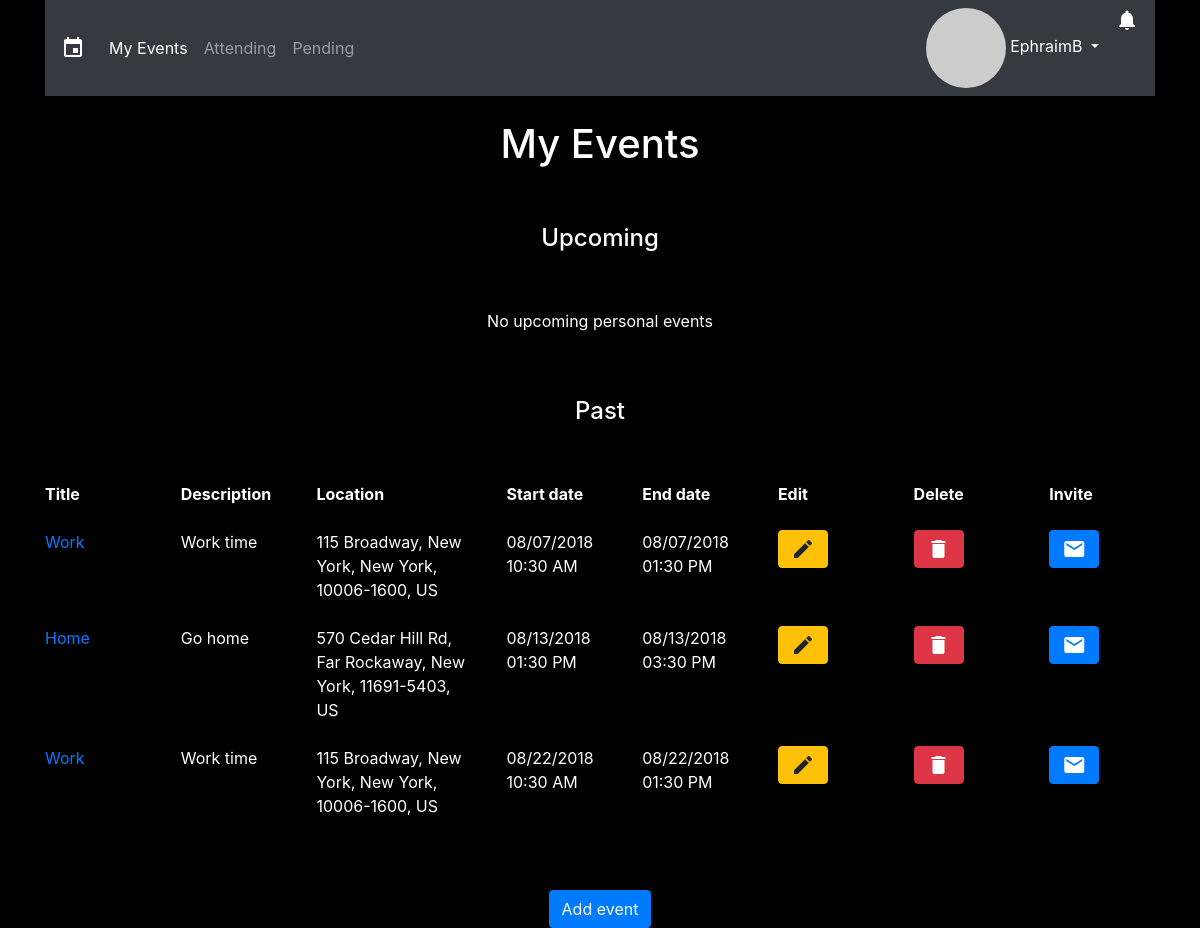
/index.php (signed in), run on the app's committed database.
### tables this page shows
CREATE TABLE `userevents` (
  `id` int(11) NOT NULL,
  `event_id` int(11) NOT NULL,
  `user_id` int(11) NOT NULL
);

CREATE TABLE `events` (
  `event_id` int(11) NOT NULL,
  `title` varchar(50) NOT NULL,
  `description` varchar(255) NOT NULL,
  `location` varchar(255) NOT NULL,
  `startDate` datetime NOT NULL,
  `endDate` datetime NOT NULL
);

### index.php (the view, shortened to what this page needs)
<?php
global $link;
$session_username = $_SESSION['username'];
$emailQuery = "SELECT email FROM users WHERE username='$session_username'";
$emailResult = mysqli_query($link, $emailQuery);
$email = mysqli_fetch_array($emailResult)[0];
$email_hash = md5(strtolower(trim($email)));
$session_user_id = $_SESSION['user_id'];
$upcomingQuery = "SELECT * FROM events LEFT OUTER JOIN userevents ON events.event_id=userevents.event_id LEFT OUTER JOIN users ON userevents.user_id=users.user_id WHERE userevents.user_id='$session_user_id' AND events.endDate >= NOW()";
$upcomingResult = mysqli_query($link, $upcomingQuery);
$passedQuery = "SELECT * FROM events LEFT OUTER JOIN userevents ON events.event_id=userevents.event_id LEFT OUTER JOIN users ON userevents.user_id=users.user_id WHERE userevents.user_id='$session_user_id' AND events.startDate <= NOW()";
$passedResult = mysqli_query($link, $passedQuery);
$notificationsCount_query = "SELECT COUNT(*) FROM notifications WHERE user_id='$session_user_id' AND cleared=0";
$notificationsCount_result = mysqli_query($link, $notificationsCount_query);
$notifications = mysqli_fetch_array($notificationsCount_result)[0];
$darkTheme_query = "SELECT darkTheme FROM users WHERE user_id='$session_user_id'";
$darkTheme_result = mysqli_query($link, $darkTheme_query);
$darkTheme = mysqli_fetch_array($darkTheme_result)[0];
?>
<!DOCTYPE html>
<html>
  <head>
    <link rel="stylesheet" href="https://stackpath.bootstrapcdn.com/bootstrap/4.1.1/css/bootstrap.min.css">
    <link rel="stylesheet" href="css/style.css">
  </head>
	<?php
	if($darkTheme == 0){
	?>
  <body>
	<?php
	}
	else if($darkTheme == 1){
	?>
	<body style="background-color: black; color: white">
	<?php
	}
	?>
    <div class="container">
			<?php
			if($darkTheme == 0){
			?>
      	<nav class="navbar navbar-expand-lg navbar-light bg-light">
			<?php
			}
			else if($darkTheme == 1){
			?>
				<nav class="navbar navbar-expand-lg navbar-dark bg-dark">
			<?php
			}
			?>
        <span class="navbar-brand mb-0 h1 material-icons">event</span>
        <div class="collapse navbar-collapse" id="navbarSupportedContent">
          <ul class="navbar-nav mr-auto">
            <li class="nav-item active">
              <a class="nav-link" href="index.php">My Events <span class="sr-only">(current)</span></a>
            </li>
						<li class="nav-item">
							<a class="nav-link" href="attending.php">Attending</a>
						</li>
						<li class="nav-item">
							<a class="nav-link" href="pending.php">Pending</a>
						</li>
          </ul>
          <ul class="navbar-nav mr-right">
            <div class="dropdown">
							<?php
							if($darkTheme == 0){
							?>
              	<a class="nav-item dropdown dropdown-toggle text-dark" href="#" role="button" id="dropdownMenuLink" data-toggle="dropdown" aria-haspopup="true" aria-expanded="false">
							<?php
							}
							else if($darkTheme == 1){
							?>
								<a class="nav-item dropdown dropdown-toggle text-white" href="#" role="button" id="dropdownMenuLink" data-toggle="dropdown" aria-haspopup="true" aria-expanded="false">
							<?php
							}
							if(!isset($_SESSION['facebookPicture'])){
							?>
								<img class="align-middle circle-img" src="https://www.gravatar.com/avatar/<?php echo $email_hash ?>?s=30">&nbsp;<?php echo $_SESSION['username']; ?>
								<?php
								}
								?>
							</a>
            </div>
						<div class="dropdown">
							<?php
							if($notifications == 0){
								if($darkTheme == 0){
							?>
									<a class="nav-item dropdown text-dark material-icons" href="#" role="button" id="notificationsMenuLink" data-toggle="dropdown" aria-haspopup="true" aria-expanded="false">notifications_none</a>
								<?php
								}
								else if($darkTheme == 1){
								?>
									<a class="nav-item dropdown text-white material-icons" href="#" role="button" id="notificationsMenuLink" data-toggle="dropdown" aria-haspopup="true" aria-expanded="false">notifications_none</a>
								<?php
								}
								?>
							<div class="dropdown-menu dropdown-menu-right p-3" style="width: 300px" aria-labelledby="notificationsMenuLink">
								<p>No notifications.</p>
							</div>
							<?php
							}
							else{
								if($darkTheme == 0){
							?>
									<a class="nav-item dropdown text-dark material-icons" href="#" role="button" id="notificationsMenuLink" data-toggle="dropdown" aria-haspopup="true" aria-expanded="false">notifications</a>
							<?php
							}
							else if($darkTheme == 1){
							?>
								<a class="nav-item dropdown text-white material-icons" href="#" role="button" id="notificationsMenuLink" data-toggle="dropdown" aria-haspopup="true" aria-expanded="false">notifications</a>
							<?php
							}
							?>
							<?php
							}
							?>
						</div>
          </ul>
        </div>
      </nav>
      <br>
      <header>
        <h1 class="text-center">My Events</h1>
      </header>
      <main>
				<br>
				<br>
				<h4 class="text-center">Upcoming</h4>
				<?php
        if(mysqli_num_rows($upcomingResult) > 0){
        ?>
        <br>
				<br>
        <div class="row font-weight-bold mb-4">
          <div class="col-4 col-lg">Title</div>
          <div class="col-5 col-lg">Description</div>
          <div class="col-lg-2 d-none d-lg-block">Location</div>
          <div class="col-lg d-none d-lg-block">Start date</div>
          <div class="col-lg d-none d-lg-block">End date</div>
          <div class="col-lg d-none d-lg-block">Edit</div>
          <div class="col-lg d-none d-lg-block">Delete</div>
          <div class="col-lg d-none d-lg-block">Invite</div>
        </div>
        <?php
        while($row = mysqli_fetch_array($upcomingResult)){
          $upcomingEvent_id = $row['event_id'];
          $upcomingUserEvents_id = $row['id'];
          $upcomingTitle = $row['title'];
          $upcomingDescription = $row['description'];
          $upcomingLocation = $row['location'];
          $upcomingStartDate = $row['startDate'];
          $upcomingStartDateFormatted = date("m/d/Y", strtotime($upcomingStartDate));
          $upcomingStartTimeFormatted = date("h:i A", strtotime($upcomingStartDate));
          $upcomingEndDate = $row['endDate'];
          $upcomingEndDateFormatted = date("m/d/Y", strtotime($upcomingEndDate));
          $upcomingEndTimeFormatted = date("h:i A", strtotime($upcomingEndDate));
          ?>
        <div class="row mb-4">
          <div class="col-4 col-lg"><a href="moreInfo.php?event_id=<?php echo $upcomingEvent_id ?>&userEvents_id=<?php echo $upcomingUserEvents_id ?>&invitedEvent=false"><?php echo $upcomingTitle ?></a></div>
          <div class="col-5 col-lg"><?php echo $upcomingDescription ?></div>
          <div class="col-lg-2 d-none d-lg-block"><?php echo $upcomingLocation ?></div>
          <div class="col-lg d-none d-lg-block"><?php echo $upcomingStartDateFormatted."<br>".$upcomingStartTimeFormatted ?></div>
          <div class="col-lg d-none d-lg-block"><?php echo $upcomingEndDateFormatted."<br>".$upcomingEndTimeFormatted ?></div>
          <div class="col-lg d-none d-lg-block"><a href="updateEvent.php?event_id=<?php echo $upcomingEvent_id ?>" class="btn btn-warning material-icons">edit</a></div>
          <div class="col-lg d-none d-lg-block"><a href="deleteEvent.php?event_id=<?php echo $upcomingEvent_id ?>&userEvents_id=<?php echo $upcomingUserEvents_id ?>" class="btn btn-danger material-icons">delete</a></div>
          <div class="col-lg d-none d-lg-block"><a href="invite.php?event_id=<?php echo $upcomingEvent_id ?>" class="btn btn-primary material-icons">mail</a></div>
        </div>
        <?php
          }
          }
          else{
            echo "
            <br>
            <br>
            <p class='text-lead text-center'>No upcoming personal events</p>";
          }
				echo '
				<br>
				<br>
				<h4 class="text-center">Past</h4>
				';
        if(mysqli_num_rows($passedResult) > 0){
        ?>
        <br>
				<br>
        <div class="row font-weight-bold mb-4">
          <div class="col-4 col-lg">Title</div>
          <div class="col-5 col-lg">Description</div>
          <div class="col-lg-2 d-none d-lg-block">Location</div>
          <div class="col-lg d-none d-lg-block">Start date</div>
          <div class="col-lg d-none d-lg-block">End date</div>
          <div class="col-lg d-none d-lg-block">Edit</div>
          <div class="col-lg d-none d-lg-block">Delete</div>
          <div class="col-lg d-none d-lg-block">Invite</div>
        </div>
        <?php
        while($row = mysqli_fetch_array($passedResult)){
          $passedEvent_id = $row['event_id'];
          $passedUserEvents_id = $row['id'];
          $passedTitle = $row['title'];
          $passedDescription = $row['description'];
          $passedLocation = $row['location'];
          $passedStartDate = $row['startDate'];
          $passedStartDateFormatted = date("m/d/Y", strtotime($passedStartDate));
          $passedStartTimeFormatted = date("h:i A", strtotime($passedStartDate));
          $passedEndDate = $row['endDate'];
          $passedEndDateFormatted = date("m/d/Y", strtotime($passedEndDate));
          $passedEndTimeFormatted = date("h:i A", strtotime($passedEndDate));
          ?>
        <div class="row mb-4">
          <div class="col-4 col-lg"><a href="moreInfo.php?event_id=<?php echo $passedEvent_id ?>&userEvents_id=<?php echo $passedUserEvents_id ?>&invitedEvent=false"><?php echo $passedTitle ?></a></div>
          <div class="col-5 col-lg"><?php echo $passedDescription ?></div>
          <div class="col-lg-2 d-none d-lg-block"><?php echo $passedLocation ?></div>
          <div class="col-lg d-none d-lg-block"><?php echo $passedStartDateFormatted."<br>".$passedStartTimeFormatted ?></div>
          <div class="col-lg d-none d-lg-block"><?php echo $passedEndDateFormatted."<br>".$passedEndTimeFormatted ?></div>
          <div class="col-lg d-none d-lg-block"><a href="updateEvent.php?event_id=<?php echo $passedEvent_id ?>" class="btn btn-warning material-icons">edit</a></div>
          <div class="col-lg d-none d-lg-block"><a href="deleteEvent.php?event_id=<?php echo $passedEvent_id ?>&userEvents_id=<?php echo $passedUserEvents_id ?>" class="btn btn-danger material-icons">delete</a></div>
          <div class="col-lg d-none d-lg-block"><a href="invite.php?event_id=<?php echo $passedEvent_id ?>" class="btn btn-primary material-icons">mail</a></div>
        </div>
        <?php
          }
          }
          else{
            echo "
            <br>
            <br>
            <p class='text-lead text-center'>No past personal events</p>";
          }
        ?>
        <br>
        <br>
        <div class="text-center text-white">
          <a class="btn btn-primary" href="addEvent.php">Add event</a>
        </div>
      </main>
    </div>
  </body>
</html>

### css/style.css (style rules this page uses)
.circle-img { border-radius: 50%; }

### data on the page
userevents: event.title "Work", event.description "Work time", event.location "115 Broadway, New York, New York, 10006-1600, US", event.startDate "08/07/2018", event.startDate "10:30 AM", event.endDate "08/07/2018", event.endDate "01:30 PM"
userevents: event.title "Home", event.description "Go home", event.location "570 Cedar Hill Rd, Far Rockaway, New York, 11691-5403, US", event.startDate "08/13/2018", event.startDate "01:30 PM", event.endDate "08/13/2018", event.endDate "03:30 PM"
userevents: event.title "Work", event.description "Work time", event.location "115 Broadway, New York, New York, 10006-1600, US", event.startDate "08/22/2018", event.startDate "10:30 AM", event.endDate "08/22/2018", event.endDate "01:30 PM"

### other printed values
$_SESSION['username'] "EphraimB"
